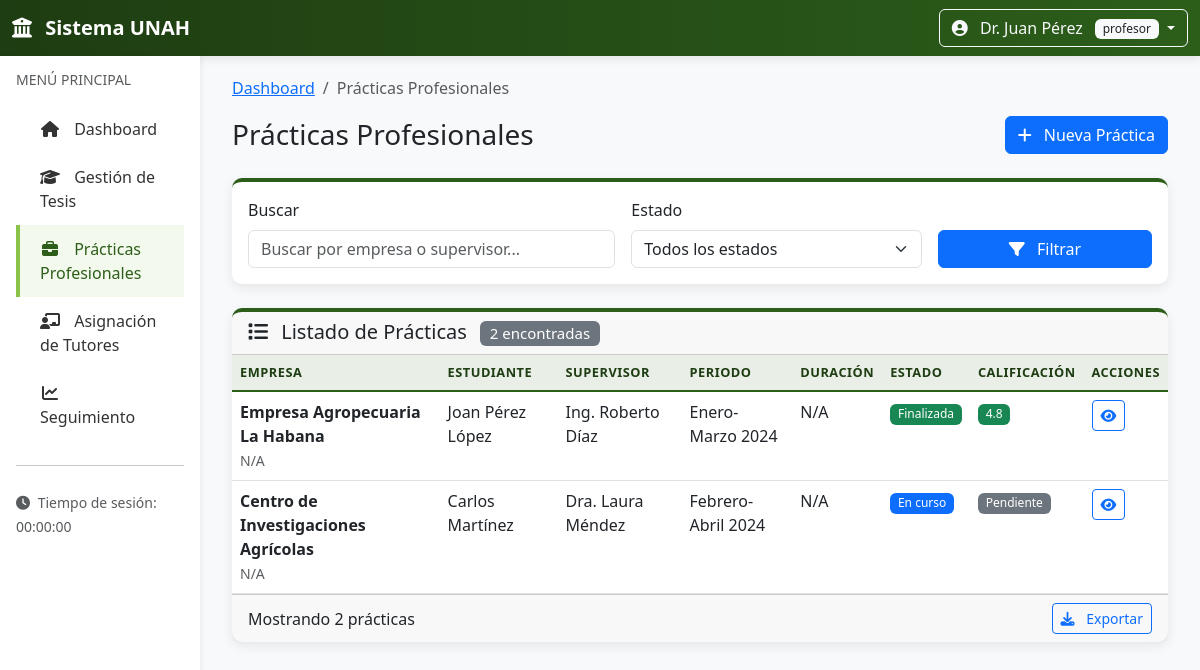
The page /practicas.php (signed in) on the database its author committed.
### tables this page shows
CREATE TABLE practicas (
    id INT PRIMARY KEY AUTO_INCREMENT,
    estudiante_id INT NOT NULL,
    empresa VARCHAR(200) NOT NULL,
    supervisor VARCHAR(100),
    cargo_supervisor VARCHAR(100),
    periodo VARCHAR(50) NOT NULL,
    duracion_semanas INT,
    estado ENUM('pendiente', 'en_curso', 'finalizada', 'evaluada') DEFAULT 'pendiente',
    informe_path VARCHAR(500),
    calificacion DECIMAL(3,2),
    observaciones TEXT,
    created_at TIMESTAMP DEFAULT CURRENT_TIMESTAMP,
    updated_at TIMESTAMP DEFAULT CURRENT_TIMESTAMP ON UPDATE CURRENT_TIMESTAMP,
    FOREIGN KEY (estudiante_id) REFERENCES usuarios(id) ON DELETE CASCADE,
    INDEX idx_estudiante (estudiante_id),
    INDEX idx_empresa (empresa),
    INDEX idx_estado (estado)
);

CREATE TABLE usuarios (
    id INT PRIMARY KEY AUTO_INCREMENT,
    username VARCHAR(50) UNIQUE NOT NULL,
    password VARCHAR(255) NOT NULL,
    nombre_completo VARCHAR(100) NOT NULL,
    email VARCHAR(100),
    rol ENUM('admin', 'profesor', 'estudiante', 'coordinador') DEFAULT 'estudiante',
    departamento_id INT,
    telefono VARCHAR(15),
    activo TINYINT(1) DEFAULT 1,
    created_at TIMESTAMP DEFAULT CURRENT_TIMESTAMP,
    updated_at TIMESTAMP DEFAULT CURRENT_TIMESTAMP ON UPDATE CURRENT_TIMESTAMP,
    INDEX idx_username (username),
    INDEX idx_email (email),
    INDEX idx_rol (rol)
);

### includes/config/database.php (called while the page is built, shortened)
<?php
class Database {
    private $host = 'localhost';
    private $db_name = 'sistema-unah';
    private $username = 'root';
    private $password = '';
    public function connect() {
        $this->conn = null;
        try {
            $this->conn = new PDO(
                'mysql:host=' . $this->host . ';dbname=' . $this->db_name,
                $this->username,
                $this->password
            );
            $this->conn->setAttribute(PDO::ATTR_ERRMODE, PDO::ERRMODE_EXCEPTION);
            $this->conn->exec("SET NAMES 'utf8mb4'");
            $this->conn->exec("SET CHARACTER SET utf8mb4");
        } catch(PDOException $e) {
            echo "Error de conexión: " . $e->getMessage();
        }
        return $this->conn;
    }
    public static function getConnection() {
        static $conn = null;
        if ($conn === null) {
            $database = new self();
            $conn = $database->connect();
        }
        return $conn;
    }
}
?>

### models/Practica.php (called while the page is built, shortened)
<?php
require_once __DIR__ . '/../includes/config/database.php';
class Practica {
    private $db;
    public function __construct() {
        $this->db = Database::getConnection();
    }
    public function getAll($filtros = []) {
        $query = "SELECT p.*, u.nombre_completo as estudiante_nombre
                  FROM practicas p
                  LEFT JOIN usuarios u ON p.estudiante_id = u.id
                  WHERE 1=1";
        $params = [];
        $query .= " ORDER BY p.created_at DESC";
        $stmt = $this->db->prepare($query);
        $stmt->execute($params);
        return $stmt->fetchAll(PDO::FETCH_ASSOC);
    }
}
?>

### practicas.php (the view, shortened to what this page needs)
<?php
require_once 'models/Practica.php';
$practicaModel = new Practica();
$filtros = [];
$practicas = $practicaModel->getAll($filtros);
require_once 'includes/header.php';
?>
<div class="container-fluid">
    <div class="row">
        <div class="col-12">
            <nav aria-label="breadcrumb">
                <ol class="breadcrumb">
                    <li class="breadcrumb-item"><a href="dashboard.php">Dashboard</a></li>
                    <li class="breadcrumb-item active">Prácticas Profesionales</li>
                </ol>
            </nav>
            <div class="d-flex justify-content-between align-items-center mb-4">
                <h1 class="h3 mb-0">Prácticas Profesionales</h1>
                <a href="registro_practica.php" class="btn btn-primary">
                    <i class="fas fa-plus me-2"></i> Nueva Práctica
                </a>
            </div>
        </div>
    </div>
    <div class="row mb-4">
        <div class="col-12">
            <div class="card card-unah">
                <div class="card-body">
                    <form method="GET" action="" class="row g-3">
                        <div class="col-md-5">
                            <label for="search" class="form-label">Buscar</label>
                            <input type="text" class="form-control" id="search" name="search"
                                   value="<?php echo htmlspecialchars($_GET['search'] ?? ''); ?>"
                                   placeholder="Buscar por empresa o supervisor...">
                        </div>
                        <div class="col-md-4">
                            <label for="estado" class="form-label">Estado</label>
                            <select class="form-select" id="estado" name="estado">
                                <option value="">Todos los estados</option>
                            </select>
                        </div>
                        <div class="col-md-3 d-flex align-items-end">
                            <button type="submit" class="btn btn-primary w-100">
                                <i class="fas fa-filter me-2"></i> Filtrar
                            </button>
                        </div>
                    </form>
                </div>
            </div>
        </div>
    </div>
    <div class="row">
        <div class="col-12">
            <div class="card card-unah">
                <div class="card-header">
                    <h5 class="card-title mb-0">
                        <i class="fas fa-list me-2"></i> Listado de Prácticas
                        <span class="badge bg-secondary ms-2"><?php echo count($practicas); ?> encontradas</span>
                    </h5>
                </div>
                <?php if (!empty($practicas)): ?>
                <div class="table-responsive">
                    <table class="table table-unah table-hover mb-0">
                        <thead>
                            <tr>
                                <th>Empresa</th>
                                <th>Estudiante</th>
                                <th>Supervisor</th>
                                <th>Periodo</th>
                                <th>Duración</th>
                                <th>Estado</th>
                                <th>Calificación</th>
                                <th>Acciones</th>
                            </tr>
                        </thead>
                        <tbody>
                            <?php foreach ($practicas as $p):
                                $estado_class = [
                                    'pendiente' => 'warning',
                                    'en_curso' => 'primary',
                                    'finalizada' => 'success',
                                    'evaluada' => 'info'
                                ][$p['estado']] ?? 'secondary';
                            ?>
                            <tr>
                                <td>
                                    <div class="fw-semibold"><?php echo htmlspecialchars($p['empresa']); ?></div>
                                    <small class="text-muted"><?php echo htmlspecialchars($p['cargo_supervisor'] ?? 'N/A'); ?></small>
                                </td>
                                <td><?php echo htmlspecialchars($p['estudiante_nombre'] ?? 'N/A'); ?></td>
                                <td><?php echo htmlspecialchars($p['supervisor'] ?? 'N/A'); ?></td>
                                <td><?php echo htmlspecialchars($p['periodo']); ?></td>
                                <td><?php echo $p['duracion_semanas'] ? $p['duracion_semanas'] . ' semanas' : 'N/A'; ?></td>
                                <td>
                                    <span class="badge bg-<?php echo $estado_class; ?>">
                                        <?php echo ucfirst(str_replace('_', ' ', $p['estado'])); ?>
                                    </span>
                                </td>
                                <td>
                                    <?php if ($p['calificacion']): ?>
                                        <span class="badge bg-<?php echo $p['calificacion'] >= 3 ? 'success' : ($p['calificacion'] >= 2 ? 'warning' : 'danger'); ?>">
                                            <?php echo number_format($p['calificacion'], 1); ?>
                                        </span>
                                    <?php else: ?>
                                        <span class="badge bg-secondary">Pendiente</span>
                                    <?php endif; ?>
                                </td>
                                <td>
                                    <div class="btn-group btn-group-sm">
                                        <a href="detalle_practica.php?id=<?php echo $p['id']; ?>"
                                           class="btn btn-outline-primary" title="Ver detalles">
                                            <i class="fas fa-eye"></i>
                                        </a>
                                    </div>
                                </td>
                            </tr>
                            <?php endforeach; ?>
                        </tbody>
                    </table>
                </div>
                <div class="card-footer">
                    <div class="d-flex justify-content-between align-items-center">
                        <div>
                            Mostrando <?php echo count($practicas); ?> prácticas
                        </div>
                        <div>
                            <button class="btn btn-outline-primary btn-sm">
                                <i class="fas fa-download me-2"></i> Exportar
                            </button>
                        </div>
                    </div>
                </div>
                <?php endif; ?>
            </div>
        </div>
    </div>
</div>
<?php
require_once 'includes/footer.php';
?>

### assets/css/dashboard.css (style rules this page uses)
.card-unah { transition: transform 0.2s; }
.table-unah th { font-weight: 600; text-transform: uppercase; font-size: 0.8rem; letter-spacing: 0.5px; }
.badge { font-weight: 500; padding: 0.35em 0.65em; }

### includes/header.php (style rules this page uses)
:root { --primary-color: #2c5e1a; --primary-dark: #1e3d12; --secondary-color: #4a7c3f; --accent-color: #8bc34a; }
body { font-family: 'Segoe UI', Tahoma, Geneva, Verdana, sans-serif; background-color: #f8f9fa; }
.card-unah { border: none; border-radius: 10px; box-shadow: 0 4px 12px rgba(0,0,0,0.08); border-top: 4px solid var(--primary-color); }
.table-unah th { background-color: rgba(44, 94, 26, 0.1); color: var(--primary-dark); border-bottom: 2px solid var(--primary-color); }

### rows shown on the page
practicas: empresa "Empresa Agropecuaria La Habana", cargo_supervisor "N/A", estudiante.nombre_completo "Joan Pérez López", supervisor "Ing. Roberto Díaz", periodo "Enero-Marzo 2024", estado "Finalizada", calificacion "4.8"
practicas: empresa "Centro de Investigaciones Agrícolas", cargo_supervisor "N/A", estudiante.nombre_completo "Carlos Martínez", supervisor "Dra. Laura Méndez", periodo "Febrero-Abril 2024", estado "En curso", shows "Pendiente"

### other values the page prints
$_SESSION['nombre'] "Dr. Juan Pérez"
$_SESSION['role'] "profesor"
count($practicas) "2"
